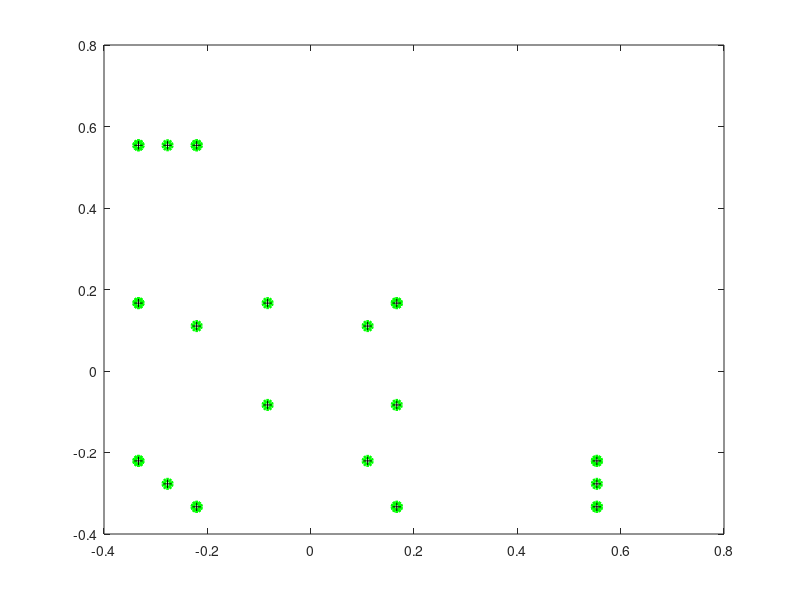

Write the MATLAB code that produced this figure.
clear

spts_big = zeros( 27, 2 );

spts_big(1,:) = [-2.206316679540750e-01 -3.333333333333334e-01];
spts_big(2,:) = [5.539650012874083e-01 -2.206316679540750e-01];
spts_big(3,:) = [-3.333333333333334e-01 5.539650012874083e-01];
spts_big(4,:) = [1.666666666666667e-01 -3.333333333333333e-01];
spts_big(5,:) = [1.666666666666667e-01 1.666666666666667e-01];
spts_big(6,:) = [-3.333333333333333e-01 1.666666666666667e-01];
spts_big(7,:) = [5.539650012874083e-01 -3.333333333333334e-01];
spts_big(8,:) = [-2.206316679540750e-01 5.539650012874083e-01];
spts_big(9,:) = [-3.333333333333334e-01 -2.206316679540750e-01];
spts_big(10,:) = [-2.769825006437042e-01 -2.769825006437042e-01];
spts_big(11,:) = [5.539650012874084e-01 -2.769825006437042e-01];
spts_big(12,:) = [-2.769825006437042e-01 5.539650012874084e-01];
spts_big(13,:) = [-8.333333333333334e-02 -8.333333333333333e-02];
spts_big(14,:) = [1.666666666666667e-01 -8.333333333333334e-02];
spts_big(15,:) = [-8.333333333333333e-02 1.666666666666667e-01];
spts_big(16,:) = [1.103158339770375e-01 1.103158339770375e-01];
spts_big(17,:) = [-2.206316679540750e-01 1.103158339770375e-01];
spts_big(18,:) = [1.103158339770375e-01 -2.206316679540750e-01];
spts_big(19,:) = [-3.333333333333334e-01 -2.206316679540750e-01];
spts_big(20,:) = [5.539650012874083e-01 -3.333333333333334e-01];
spts_big(21,:) = [-2.206316679540750e-01 5.539650012874083e-01];
spts_big(22,:) = [-3.333333333333333e-01 1.666666666666667e-01];
spts_big(23,:) = [1.666666666666667e-01 -3.333333333333333e-01];
spts_big(24,:) = [1.666666666666667e-01 1.666666666666667e-01];
spts_big(25,:) = [-3.333333333333334e-01 5.539650012874083e-01];
spts_big(26,:) = [-2.206316679540750e-01 -3.333333333333334e-01];
spts_big(27,:) = [5.539650012874083e-01 -2.206316679540750e-01];

spts = zeros( 18, 2 );
spts(1,:)  = [-2.206316679540750e-01 -3.333333333333334e-01];
spts(2,:)  = [5.539650012874083e-01 -2.206316679540750e-01];
spts(3,:)  = [-3.333333333333334e-01 5.539650012874083e-01];
spts(4,:)  = [1.666666666666667e-01 -3.333333333333333e-01];
spts(5,:)  = [1.666666666666667e-01 1.666666666666667e-01];
spts(6,:)  = [-3.333333333333333e-01 1.666666666666667e-01];
spts(7,:)  = [5.539650012874083e-01 -3.333333333333334e-01];
spts(8,:)  = [-2.206316679540750e-01 5.539650012874083e-01];
spts(9,:)  = [-3.333333333333334e-01 -2.206316679540750e-01];
spts(10,:) = [-2.769825006437042e-01 -2.769825006437042e-01];
spts(11,:) = [5.539650012874084e-01 -2.769825006437042e-01];
spts(12,:) = [-2.769825006437042e-01 5.539650012874084e-01];
spts(13,:) = [-8.333333333333334e-02 -8.333333333333333e-02];
spts(14,:) = [1.666666666666667e-01 -8.333333333333334e-02];
spts(15,:) = [-8.333333333333333e-02 1.666666666666667e-01];
spts(16,:) = [1.103158339770375e-01 1.103158339770375e-01];
spts(17,:) = [-2.206316679540750e-01 1.103158339770375e-01];
spts(18,:) = [1.103158339770375e-01 -2.206316679540750e-01];

figure(1);
clf;
pz = plot( spts_big(:,1), spts_big(:,2), 'go' );
set( pz, 'LineWidth', 3 );

hold on;
plot( spts(:,1), spts(:,2), 'k+' );
